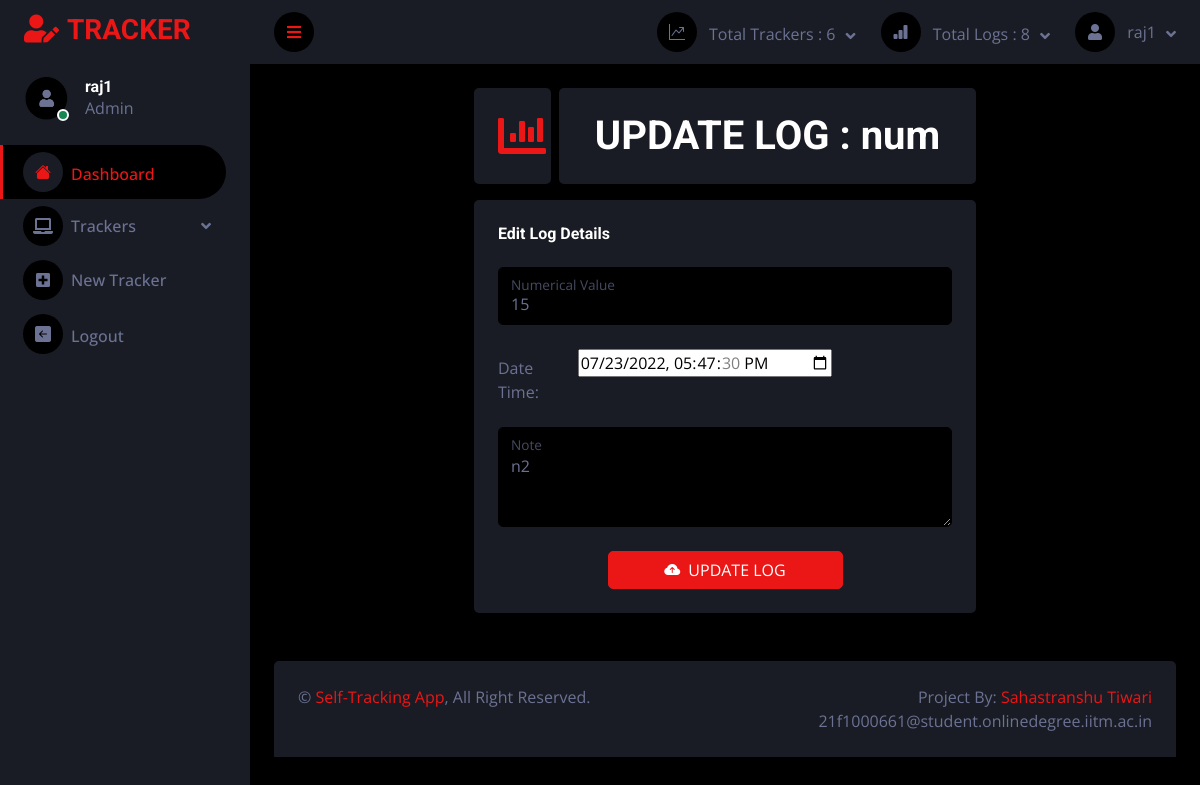
The app's page /updateLog/101 (signed in) with its own data.
### app.py (models this page shows)
class User( db.Model, UserMixin):
    id =db.Column(db.Integer, primary_key=True)
    email=db.Column(db.String(150),unique=True)
    password=db.Column(db.String(150),nullable=False)
    name=db.Column(db.String(150),nullable=False)
    trackers=db.relationship('Tracker')
    logs=db.relationship('Log')

class Tracker(db.Model):
    id =db.Column(db.Integer, primary_key=True)
    name=db.Column(db.String(150),nullable=False)
    description=db.Column(db.String(25000))
    type=db.Column(db.String(150),nullable=False)
    settings=db.Column(db.String(15000))
    user_id=db.Column(db.Integer,db.ForeignKey('user.id'))
    logs=db.relationship('Log',cascade="all, delete")

class Log(db.Model):
    id =db.Column(db.Integer, primary_key=True)
    value=db.Column(db.String(150),nullable=False)
    note=db.Column(db.String(25000))
    time=db.Column(db.String(150),default=datetime.now().strftime('%Y-%m-%dT%H:%M:%S %Z %z'))
    user_id=db.Column(db.Integer,db.ForeignKey('user.id'))
    tracker_id=db.Column(db.Integer,db.ForeignKey('tracker.id'))

### app.py (the view, shortened to what this page needs)
@app.route("/updateLog/<int:id>",methods=['GET','POST'])
def updateLog(id):
    curr_log=Log.query.filter_by(id=id).first()
    curr_tkr=Tracker.query.filter_by(id=curr_log.tracker_id).first()
    return render_template('updateLog.html',user=current_user,log=curr_log,tkr=curr_tkr)

### app.py (called while the page is built)
@login_manager.user_loader
def load_user(id):
    return User.query.get(int(id))

### templates/updateLog.html (shortened to what this page needs)
{% extends 'base.html' %}
{% block body %}
<div class="container-fluid pt-4 px-14">
    <div class="row g-2">
        <div class="col-sm-6 col-xl-2">
            <div class="bg-secondary rounded d-flex align-items-center justify-content-between p-4">
                <i class="fa fa-chart-bar fa-3x  text-primary"></i>
            </div>
        </div>
        <div class="col-sm-6 col-xl-10">
            <div class="bg-secondary rounded d-flex align-items-center justify-content-between p-4 ">
                <p class="text-center mb-0">
                <h1 class="mb-0 ">UPDATE LOG : {{tkr.name}} </h1>
                </p>
            </div>
        </div>
    </div>
</div>
<div class="container-fluid pt-3 px-14">
    <div class="bg-secondary rounded h-100 p-4">
        <h6 class="mb-4">Edit Log Details</h6>
        <form action="/updateLog/{{log.id}}" method="POST">
            {% if tkr.type=='Boolean' %}
            <fieldset class="row mb-3">
                <legend class="col-form-label col-sm-2 pt-0">Value</legend>
                <div class="col-sm-10">
                    {% if log.value=="True" %}
                    <div class="form-check">
                        <input class="form-check-input" type="radio" checked="checked" name="value" id="gridRadios1"
                            value="True" checked>
                        <label class="form-check-label" for="gridRadios1">
                            True
                        </label>
                    </div>
                    <div class="form-check">
                        <input class="form-check-input" type="radio" name="value" id="gridRadios2" value="False">
                        <label class="form-check-label" for="gridRadios2">
                            False
                        </label>
                    </div>
                    {% else %}
                    <div class="form-check">
                        <input class="form-check-input" type="radio" name="value" id="gridRadios1" value="True" checked>
                        <label class="form-check-label" for="gridRadios1">
                            True
                        </label>
                    </div>
                    <div class="form-check">
                        <input class="form-check-input" type="radio" checked="checked" name="value" id="gridRadios2"
                            value="False">
                        <label class="form-check-label" for="gridRadios2">
                            False
                        </label>
                    </div>
                    {% endif %}
                </div>
            </fieldset>
            {% elif tkr.type=='Numerical' %}
            <div class="form-floating mb-4">
                <input type="number" step=".01" class="form-control" id="floatingInput" name="value" placeholder="value"
                    value={{log.value}}>
                <label for="floatingInput">Numerical Value</label>
            </div>
            {% elif tkr.type=='Time Duration' %}
            <div class="form-floating mb-4">
                <input type="time" class="form-control" id="floatingInput" name="value" placeholder="time"
                    value="{{log.value}}">
                <label for="floatingInput">Time Duration (HH:MM)</label>
            </div>
            {% endif %}
            <div class="row mb-3">
                <label for="timee" class="col-sm-2 col-form-label">Date Time:</label>
                <div class="col-sm-10">
                    <input type="datetime-local" id="timee" name="time" value={{log.time}}>
                </div>
            </div>
            <div class="form-floating mb-4">
                <textarea class="form-control" placeholder="Leave a comment here" id="floatingTextarea2" name="note"
                    style="height: 100px;">{{log.note}}</textarea>
                <label for="floatingTextarea">Note</label>
            </div>
            <div class="m-n2">
                <p class="text-center mb-0"> <button class="btn btn-primary w-50 m-2" type="submit">
                        <i class="bi bi-cloud-arrow-up-fill me-2"></i>UPDATE LOG</button>
                </p>
            </div>
        </form>
    </div>
</div>
{% endblock body %}

### templates/base.html (shortened to what this page needs)
<!DOCTYPE html>
<html lang="en">
<head>
  <link href="https://cdnjs.cloudflare.com/ajax/libs/font-awesome/5.10.0/css/all.min.css" rel="stylesheet">
  <link href="https://cdn.jsdelivr.net/npm/bootstrap-icons@1.4.1/font/bootstrap-icons.css" rel="stylesheet">
  <link href="/static/lib/tempusdominus/css/tempusdominus-bootstrap-4.min.css" rel="stylesheet" />
  <link href="/static/css/bootstrap.min.css" rel="stylesheet">
  <link href="/static/css/style.css" rel="stylesheet">
</head>
<body>
  <div class="container-fluid position-relative d-flex p-0">
    <div class="sidebar pe-4 pb-3">
      <nav class="navbar bg-secondary navbar-dark">
        <a href="/" class="navbar-brand mx-4 mb-3">
          <h3 class="text-primary"><i class="fa fa-user-edit me-2"></i>TRACKER</h3>
        </a>
        <div class="d-flex align-items-center ms-4 mb-4">
          <div class="position-relative">
            <img class="rounded-circle" src="/static/img/zxc.jpg" alt="" style="width: 45px; height: 45px;">
            <div class="bg-success rounded-circle border border-2 border-white position-absolute end-0 bottom-0 p-1">
            </div>
          </div>
          <div class="ms-3">
            <h6 class="mb-0">{{user.name}}</h6>
            <span>Admin</span>
          </div>
        </div>
        <div class="navbar-nav w-100">
          <a href="/" class="nav-item nav-link active"><i class="bi bi-house-fill me-2"></i>Dashboard</a>
          <div class="nav-item dropdown">
            <a href="#" class="nav-link dropdown-toggle" data-bs-toggle="dropdown"><i
                class="fa fa-laptop me-2"></i>Trackers</a>
          </div>
          <a href='/addTracker' class="nav-item nav-link"><i class="fa fa-plus-square me-2"></i>New Tracker</a>
          <a href="/signout" class="nav-item nav-link"><i class="bi bi-arrow-left-square-fill me-2"></i>Logout</a>
        </div>
      </nav>
    </div>
    <div class="content">
      <nav class="navbar navbar-expand bg-secondary navbar-dark sticky-top px-4 py-0">
        <a href="#" class="sidebar-toggler flex-shrink-0">
          <i class="fa fa-bars"></i>
        </a>
        <div class="navbar-nav align-items-center ms-auto">
          <div class="nav-item dropdown">
            <a href="#" class="nav-link dropdown-toggle" data-bs-toggle="dropdown">
              <i class="bi bi-graph-up me-lg-2"></i>
              <span class="d-none d-lg-inline-flex">Total Trackers : {{user.trackers|count}}</span>
            </a>
          </div>
          <div class="nav-item dropdown">
            <a href="#" class="nav-link dropdown-toggle" data-bs-toggle="dropdown">
              <i class="bi bi-bar-chart-fill me-lg-2"></i>
              <span class="d-none d-lg-inline-flex">Total Logs : {{user.logs|length}}</span>
            </a>
          </div>
          <div class="nav-item dropdown">
            <a href="#" class="nav-link dropdown-toggle" data-bs-toggle="dropdown">
              <i class="fa fa-user me-lg-2"></i>
              <span class="d-none d-lg-inline-flex">{{user.name}}</span>
            </a>
          </div>
        </div>
      </nav>
      {% block body %}
      {% endblock body %}
      <div class="container-fluid pt-5 px-4">
        <div class="bg-secondary rounded-top p-4">
          <div class="row">
            <div class="col-12 col-sm-6 text-center text-sm-start">
              &copy; <a href="#">Self-Tracking App</a>, All Right Reserved.
            </div>
            <div class="col-12 col-sm-6 text-center text-sm-end">
              Project By: <a href="#">Sahastranshu Tiwari</a>
              <br> <a>21f1000661@student.onlinedegree.iitm.ac.in</a>
            </div>
          </div>
        </div>
      </div>
</body>
</html>

### static/css/style.css (style rules this page uses)
:root { --primary: #EB1616; --secondary: #191C24; --light: #6C7293; --dark: #000000; }
.btn { transition: .5s; }
.sidebar { position: fixed; top: 0; left: 0; bottom: 0; width: 250px; height: 100vh; overflow-y: auto; background: var(--secondary); transition: 0.5s; z-index: 999; }
.content { margin-left: 250px; min-height: 100vh; background: var(--dark); transition: 0.5s; }
@media (min-width: 992px) { .sidebar { margin-left: 0; } }
@media (min-width: 992px) { .content { width: calc(100% - 250px); } }
.sidebar .navbar .navbar-nav .nav-link { padding: 7px 20px; color: var(--light); font-weight: 500; border-left: 3px solid var(--secondary); border-radius: 0 30px 30px 0; outline: none; }
.sidebar .navbar .navbar-nav .nav-link:hover, .sidebar .navbar .navbar-nav .nav-link.active { color: var(--primary); background: var(--dark); border-color: var(--primary); }
.sidebar .navbar .navbar-nav .nav-link i { width: 40px; height: 40px; display: inline-flex; align-items: center; justify-content: center; background: var(--dark); border-radius: 40px; }
.sidebar .navbar .navbar-nav .nav-link:hover i, .sidebar .navbar .navbar-nav .nav-link.active i { background: var(--secondary); }
.sidebar .navbar .dropdown-toggle::after { position: absolute; top: 15px; right: 15px; border: none; content: "\f107"; font-family: "Font Awesome 5 Free"; font-weight: 900; transition: .5s; }
.content .navbar .navbar-nav .nav-link { margin-left: 25px; padding: 12px 0; color: var(--light); outline: none; }
.content .navbar .sidebar-toggler, .content .navbar .navbar-nav .nav-link i { width: 40px; height: 40px; display: inline-flex; align-items: center; justify-content: center; background: var(--dark); border-radius: 40px; }
.content .navbar .dropdown-toggle::after { margin-left: 6px; vertical-align: middle; border: none; content: "\f107"; font-family: "Font Awesome 5 Free"; font-weight: 900; transition: .5s; }

### records on screen
User: name "raj1"
Tracker: name "num"
Log: value "15", time "07/23/2022 17:47:30", note "n2"

### other values on screen
{{ user.trackers|count }} "6"
{{ user.logs|length }} "8"
